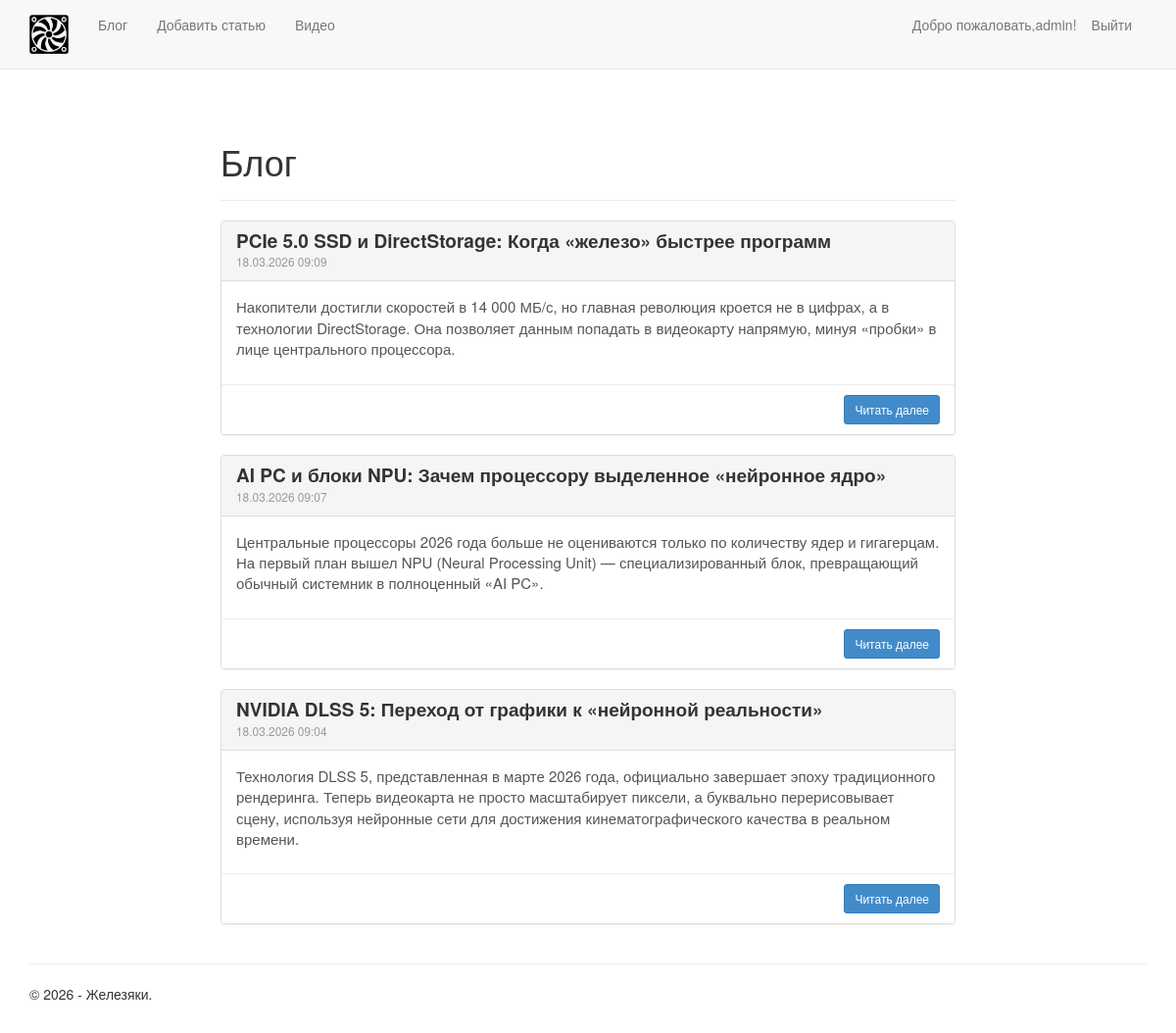
Screenshot of /blog/ (signed in) with the database file from the repository.
### app/models.py (models this page shows, shortened)
class Blog(models.Model):
    author = models.ForeignKey(User, null=True, blank=True, on_delete = models.SET_NULL, verbose_name = "Автор")
    title = models.CharField(max_length = 100, unique_for_date = "posted", verbose_name = "Заголовок")
    description = models.TextField(verbose_name = "Краткое содержание")
    content = models.TextField(verbose_name = "Полное содержание")
    posted = models.DateTimeField(default = datetime.now(), db_index = True, verbose_name = "Опубликована")
    image = models.FileField(default = 'temp.jpg', verbose_name = "Путь к картине")
    class Meta:
        db_table = "Posts"
        ordering = ["-posted"]
        verbose_name = "статья блога"
        verbose_name_plural = "статьи блога"

### app/views.py (the view)
# urls.py: path('blog/', views.blog, name='blog'),
def blog(request):
    assert isinstance(request, HttpRequest)
    posts = Blog.objects.all()
    return render(
        request,
        'app/blog.html',
        {
            'title': 'Блог',
            'posts': posts,  # Передача списка статей в шаблон веб-страницы
            'year': datetime.now().year,
        }
    )

### app/templates/app/blog.html
{% extends "app/layout.html" %}
{% block content %}
<div class="row">
    <div class="col-md-8 col-md-offset-2">
        <div class="page-header">
            <h1>{{ title }}</h1>
        </div>
        {% for post in posts %}
        <div class="panel panel-default">
            <div class="panel-heading">
                <h3 class="panel-title" style="font-weight: bold; font-size: 19px;">
                    {{ post.title }}
                </h3>
                <small class="text-muted">{{ post.posted|date:"d.m.Y H:i" }}</small>
            </div>
            <div class="panel-body">
                <p style="font-size: 15px; color: #555;">{{ post.description }}</p>
            </div>
            <div class="panel-footer" style="background-color: #fff; border-top: 1px solid #eee; overflow: auto;">
                <a href="{% url 'blogpost' parametr=post.id %}" class="btn btn-primary btn-sm pull-right">
                    Читать далее
                </a>
            </div>
        </div>
        {% endfor %}
    </div>
</div>
{% endblock %}

### app/templates/app/loginpartial.html (shortened to what this page needs)
{% if user.is_authenticated %}
<form id="logoutForm" action="/logout/" method="post" class="navbar-right">
    <ul class="nav navbar-nav navbar-right">
        <li><span class="navbar-text">Добро пожаловать,{{ user.username }}!</span></li>
        <li><a href="javascript:document.getElementById('logoutForm').submit()">Выйти</a></li>
    </ul>
</form>
{% else %}
<ul class="nav navbar-nav navbar-right" style="margin-top: 10px">
    <li><a class="btn btn-defolt" href="{% url 'login' %}">Войти</a></li>
</ul>
{% endif %}

### app/static/app/content/site.css (style rules this page uses)
body { padding-top: 100px; padding-bottom: 20px; }

### rows the page displays
Blog: title "PCIe 5.0 SSD и DirectStorage: Когда «железо» быстрее программ", posted "18.03.2026 09:09", description "Накопители достигли скоростей в 14 000 МБ/с, но главная революция кроется не в цифрах, а в технологии DirectStorage. Она позволяет данным попадать в видеокарту напрямую, минуя «пробки» в лице центрального процессора."
Blog: title "AI PC и блоки NPU: Зачем процессору выделенное «нейронное ядро»", posted "18.03.2026 09:07", description "Центральные процессоры 2026 года больше не оцениваются только по количеству ядер и гигагерцам. На первый план вышел NPU (Neural Processing Unit) — специализированный блок, превращающий обычный системник в полноценный «AI PC»."
Blog: title "NVIDIA DLSS 5: Переход от графики к «нейронной реальности»", posted "18.03.2026 09:04", description "Технология DLSS 5, представленная в марте 2026 года, официально завершает эпоху традиционного рендеринга. Теперь видеокарта не просто масштабирует пиксели, а буквально перерисовывает сцену, используя нейронные сети для достижения кинематографического качества в реальном времени."

### other values shown
{{ user.username }} "admin"
{{ title }} "Блог"
